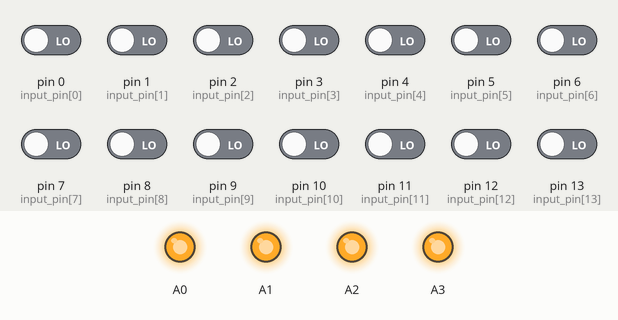
A sketch run on a simulated Arduino Nano, built with avr-gcc and run on an emulated ATmega328P. On the bench: output pins drawn as LEDs (lit = HIGH). The test bench sets the inputs (shaded band); at power-on: pin 0 (input_pin[0]), pin 1 (input_pin[1]), pin 2 (input_pin[2]), pin 3 (input_pin[3]), pin 4 (input_pin[4]), pin 5 (input_pin[5]), pin 6 (input_pin[6]), pin 7 (input_pin[7]), pin 8 (input_pin[8]), pin 9 (input_pin[9]), pin 10 (input_pin[10]), pin 11 (input_pin[11]), pin 12 (input_pin[12]), pin 13 (input_pin[13]) LOW.

Above: at 1.2 s.
1.3 s: pin 0 (input_pin[0]) driven HIGH
At 2.4 s:
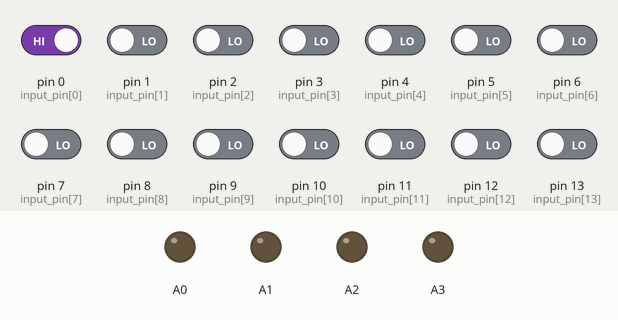
2.8 s: pin 1 (input_pin[1]) driven HIGH
At 3.7 s:
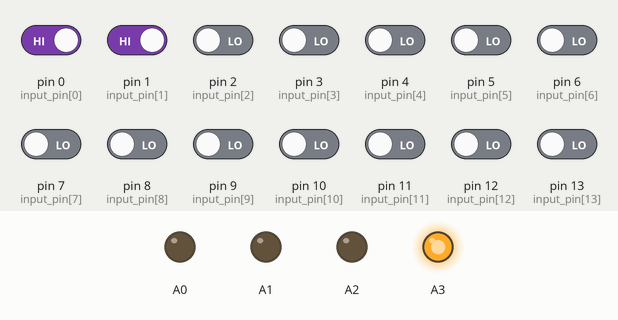
4.3 s: pin 2 (input_pin[2]) driven HIGH
At 5.0 s:
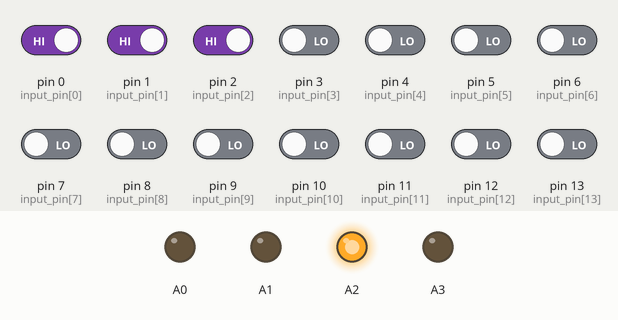
5.8 s: pin 3 (input_pin[3]) driven HIGH
At 7.0 s:
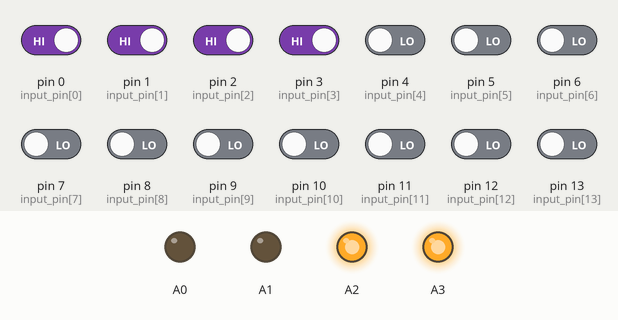
7.3 s: pin 4 (input_pin[4]) driven HIGH
At 8.3 s:
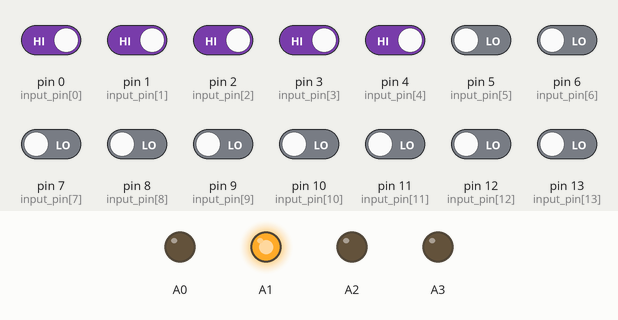
8.8 s: pin 5 (input_pin[5]) driven HIGH
At 9.6 s:
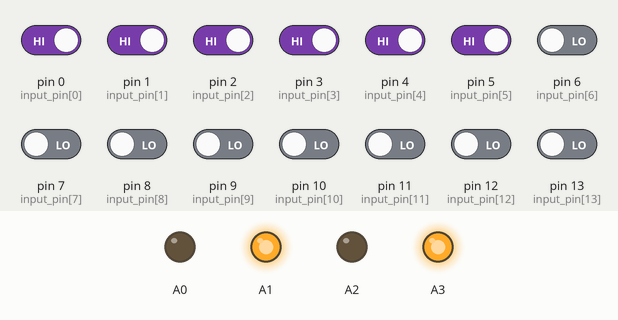
Timing chart, 0 to 11.3 s (numbered marks = the images above; inputs shaded):
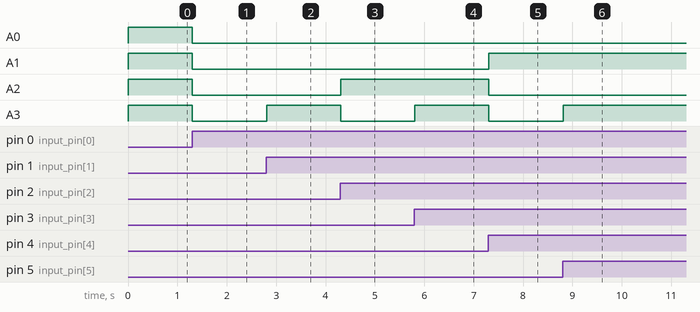

Measured:
- after the input at 1.3 s, A0–3: HIGH → LOW at once
- after the input at 2.8 s, A3: LOW → HIGH at once
- after the input at 4.3 s, A2: LOW → HIGH at once; A3: HIGH → LOW at once
- after the input at 5.8 s, A3: LOW → HIGH at once
- after the input at 7.3 s, A1: LOW → HIGH at once; A2, A3: HIGH → LOW at once
- after the input at 8.8 s, A3: LOW → HIGH at once

The sketch:

challenge.ino
```cpp
int value = 0;
int input_pin[16] = {0, 1, 2, 3, 4, 5, 6, 7, 8, 9, 10, 11, 12, 13, A6, A7};

void setup() {
  for(int i = 0; i < 16; i++) {
    pinMode(input_pin[i], INPUT);
  }

  pinMode(A0, OUTPUT);
  pinMode(A1, OUTPUT);
  pinMode(A2, OUTPUT);
  pinMode(A3, OUTPUT);
}

void loop() {

  value = -1;
  for(int i = 0; i < 16; i++) {
    if (digitalRead(input_pin[i]) == HIGH) {
      value++;
    }
  }

  if (value & 1) {
    digitalWrite(A3, HIGH);
  } else {
    digitalWrite(A3, LOW);
  }

  value = value >> 1;
  if (value & 1) {
    digitalWrite(A2, HIGH);
  } else {
    digitalWrite(A2, LOW);
  }

  value = value >> 1;
  if (value & 1) {
    digitalWrite(A1, HIGH);
  } else {
    digitalWrite(A1, LOW);
  }

  value = value >> 1;
  if (value & 1) {
    digitalWrite(A0, HIGH);
  } else {
    digitalWrite(A0, LOW);
  }

  delay(10);
}
```
